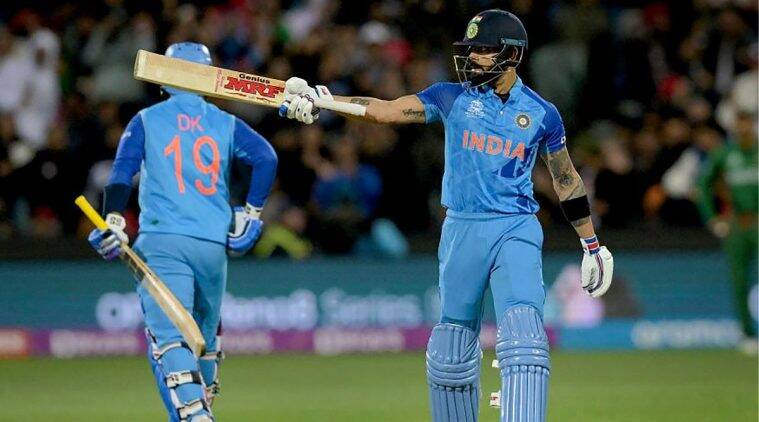
#> input picture images/friend.jpg, 759 x 422 px, found by its file name
$ python Equalization.py
#> lines starting #> are read from the running program, lines starting #| are printed output that depends on the picture
import cv2
import numpy as np

img = cv2.imread('.\\images\\friend.jpg',0)
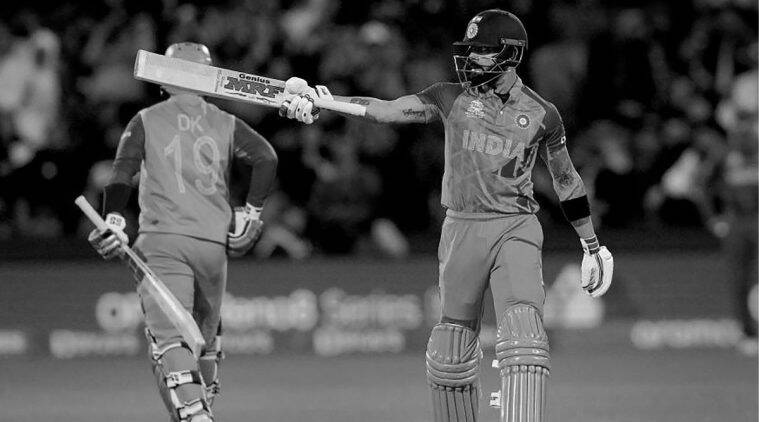
#> img: shape (422, 759); min 0, max 255, mean 80.6
equ = cv2.equalizeHist(img)
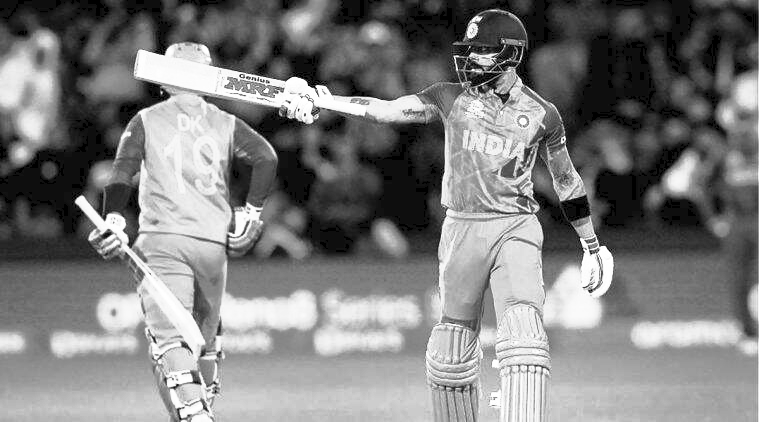
#> equ: shape (422, 759); min 0, max 255, mean 125.8
res = np.hstack((img,equ))
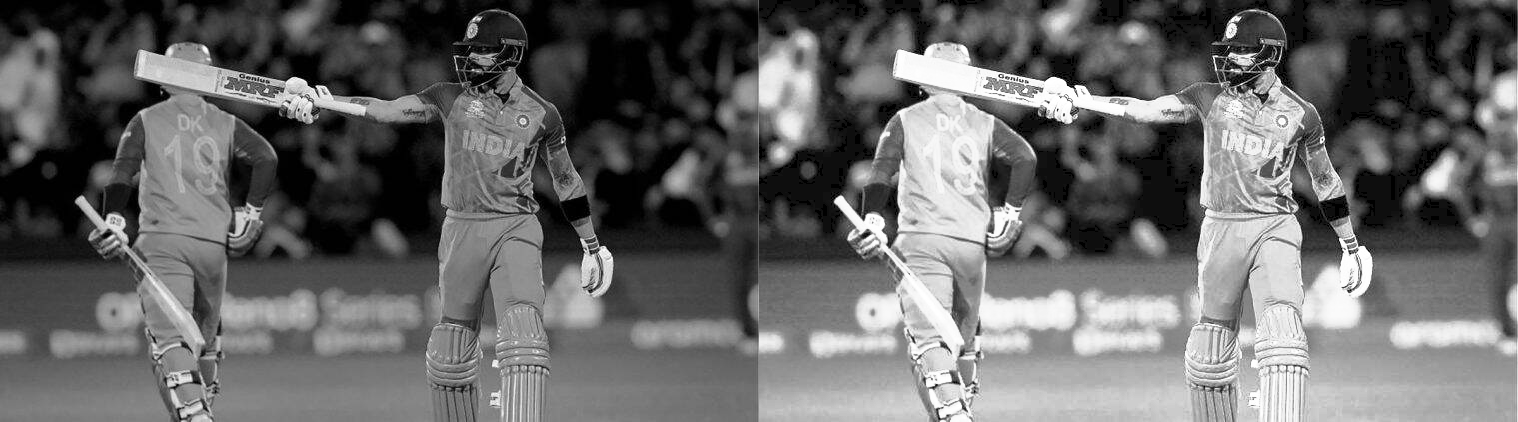
#> res: shape (422, 1518); min 0, max 255, mean 103.2
cv2.imwrite('res.png',res)
cv2.imshow('original image',res)
cv2.waitKey(0)
